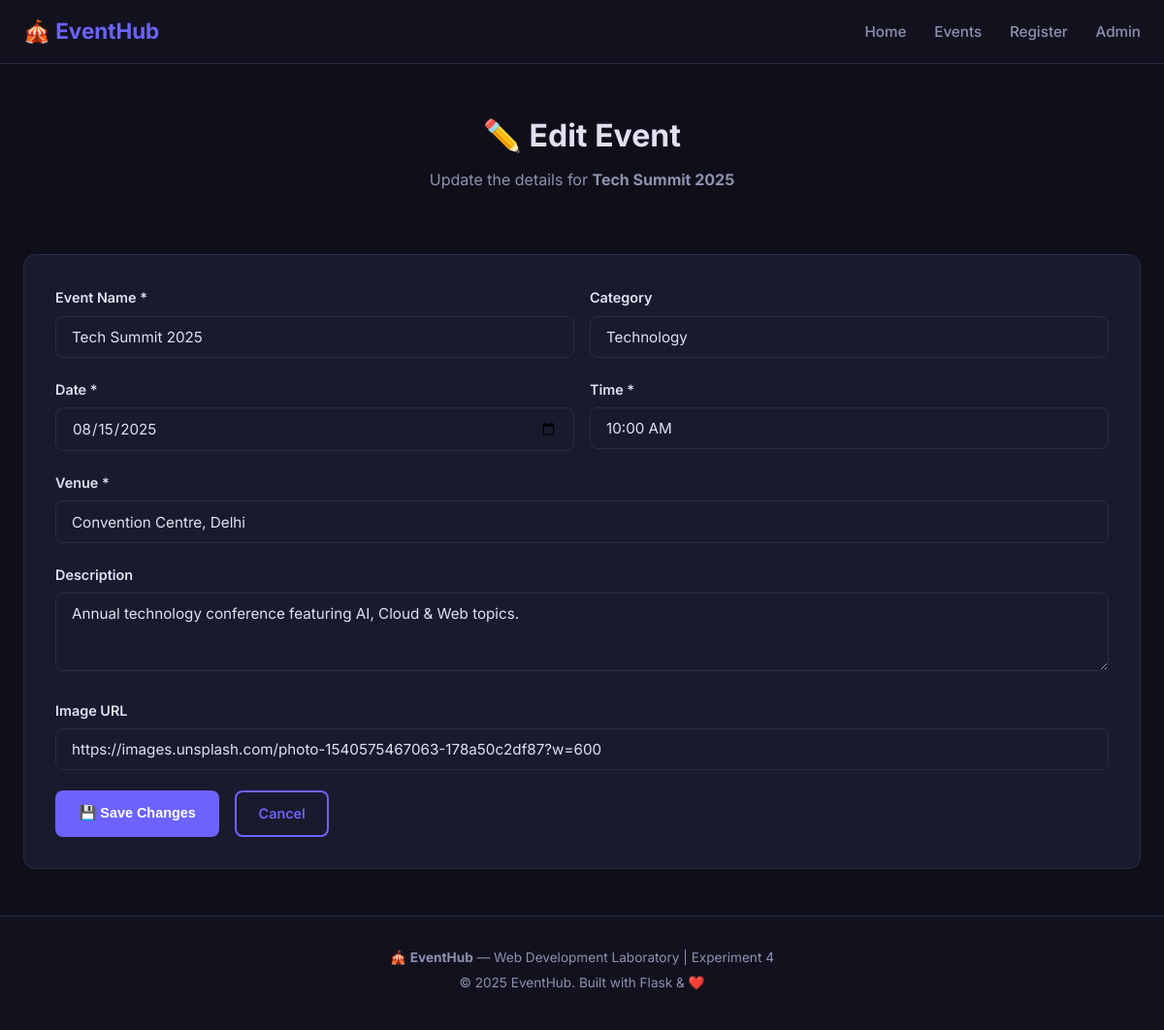
Screenshot of /admin/edit/1 (signed in) with the database file from the repository.
### tables this page shows
CREATE TABLE events (
            id          INTEGER PRIMARY KEY AUTOINCREMENT,
            name        TEXT    NOT NULL,
            date        TEXT    NOT NULL,
            time        TEXT    NOT NULL,
            venue       TEXT    NOT NULL,
            description TEXT,
            image_url   TEXT,
            category    TEXT    DEFAULT 'General',
            rsvp_count  INTEGER DEFAULT 0
        );

### app.py (the view, shortened to what this page needs)
@app.route('/admin/edit/<int:event_id>', methods=['GET', 'POST'])
def admin_edit(event_id):
    if not session.get('admin'):
        return redirect(url_for('admin_login'))
    db = get_db()
    event = db.execute('SELECT * FROM events WHERE id = ?', (event_id,)).fetchone()
    db.close()
    return render_template('admin_edit.html', event=event)

### app.py (called while the page is built)
def get_db():
    conn = sqlite3.connect(DATABASE)
    conn.row_factory = sqlite3.Row   # rows act like dicts
    return conn

### templates/admin_edit.html (shortened to what this page needs)
{% extends "base.html" %}
{% block content %}
<section class="page-header">
  <h1>✏️ Edit Event</h1>
  <p>Update the details for <strong>{{ event['name'] }}</strong></p>
</section>
<section class="section">
  <div class="admin-card">
    <form method="POST" action="{{ url_for('admin_edit', event_id=event['id']) }}">
      <div class="form-row">
        <div class="form-group">
          <label>Event Name *</label>
          <input type="text" name="name" value="{{ event['name'] }}" required />
        </div>
        <div class="form-group">
          <label>Category</label>
          <input type="text" name="category" value="{{ event['category'] }}" />
        </div>
      </div>
      <div class="form-row">
        <div class="form-group">
          <label>Date *</label>
          <input type="date" name="date" value="{{ event['date'] }}" required />
        </div>
        <div class="form-group">
          <label>Time *</label>
          <input type="text" name="time" value="{{ event['time'] }}" required />
        </div>
      </div>
      <div class="form-group">
        <label>Venue *</label>
        <input type="text" name="venue" value="{{ event['venue'] }}" required />
      </div>
      <div class="form-group">
        <label>Description</label>
        <textarea name="description" rows="3">{{ event['description'] }}</textarea>
      </div>
      <div class="form-group">
        <label>Image URL</label>
        <input type="url" name="image_url" value="{{ event['image_url'] }}" />
      </div>
      <div style="display:flex;gap:1rem;">
        <button type="submit" class="btn btn-primary">💾 Save Changes</button>
        <a href="{{ url_for('admin') }}" class="btn btn-outline">Cancel</a>
      </div>
    </form>
  </div>
</section>
{% endblock %}

### static/css/style.css (style rules this page uses)
*, *::before, *::after { box-sizing: border-box; margin: 0; padding: 0; }
:root { --primary: #6c63ff; --primary-dark: #5548e0; --secondary: #f64f59; --accent: #43b89c; --bg: #0f0f1a; --bg-card: #1a1a2e; --bg-nav: #12121f; --text: #e0e0f0; --text-muted: #9090b0; --border: #2a2a45; --radius: 12px; --shadow: 0 4px 24px rgba(0,0,0,.4); --transition: .25s ease; }
html { scroll-behavior: smooth; }
body { font-family: 'Inter', sans-serif; background: var(--bg); color: var(--text); line-height: 1.6; }
a { color: var(--primary); text-decoration: none; }
.btn { display: inline-flex; align-items: center; gap: .4rem; padding: .65rem 1.4rem; border-radius: 8px; font-size: .9rem; font-weight: 600; cursor: pointer; border: 2px solid transparent; transition: all var(--transition); }
.btn-primary { background: var(--primary); color: #fff; }
.btn-outline { background: transparent; border-color: var(--primary); color: var(--primary); }
.section { max-width: 1200px; margin: 0 auto; padding: 3rem 1.5rem; }
.page-header { text-align: center; padding: 3rem 1.5rem 1rem; }
.page-header h1 { font-size: 2rem; margin-bottom: .5rem; }
.page-header p { color: var(--text-muted); }
.form-group { margin-bottom: 1.3rem; }
.form-group label { display: block; font-size: .9rem; font-weight: 600; margin-bottom: .45rem; }
.form-group input, .form-group select, .form-group textarea { width: 100%; padding: .7rem 1rem; border-radius: 8px; border: 1px solid var(--border); background: var(--bg-card); color: var(--text); font-size: .95rem; font-family: inherit; transition: border var(--transition); }
.admin-card { background: var(--bg-card); border: 1px solid var(--border); border-radius: var(--radius); padding: 2rem; }
.form-row { display: grid; grid-template-columns: 1fr 1fr; gap: 1rem; }

### rows the page displays
events: name "Tech Summit 2025", category "Technology", date "08/15/2025", time "10:00 AM", venue "Convention Centre, Delhi", description "Annual technology conference featuring AI, Cloud & Web topics.", image_url "https://images.unsplash.com/photo-1540575467063-178a50c2df87?w=600"
